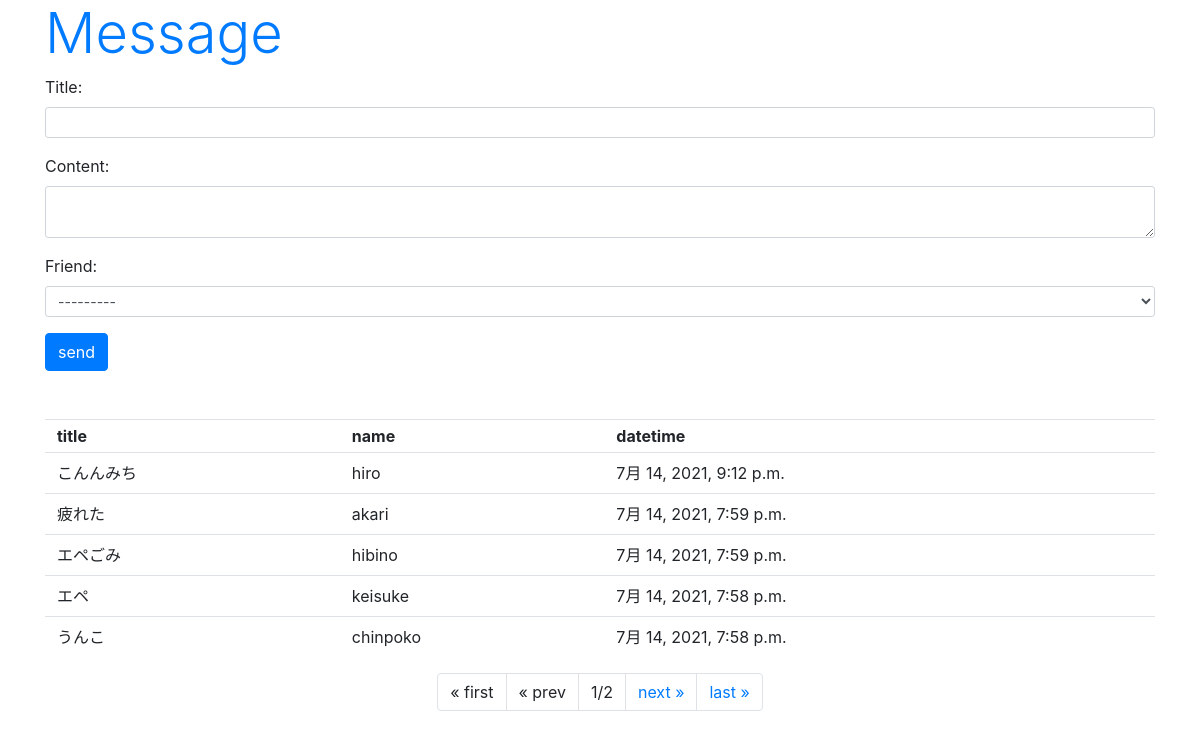
Page /hello/message/ on the committed database.
### hello/models.py (models this page shows, shortened)
class Message(models.Model):
  friend = models.ForeignKey(Friend, on_delete=models.CASCADE)
  title = models.CharField(max_length=100)
  content = models.CharField(max_length=300)
  pub_date = models.DateTimeField(auto_now_add=True)
  class Meta:
    ordering = ('pub_date',)

class Friend(models.Model):
  name = models.CharField(max_length=100, \
    validators=[number_onry])
  mail = models.EmailField(max_length=200)
  gender = models.BooleanField()
  age = models.IntegerField()
  birthday = models.DateField()
  def __str__(self):
    return '<Friend:id=' + str(self.id) + ', ' + \
      self.name + '(' + str(self.age) + ')>'

### hello/views.py (the view)
# urls.py: path('message/', views.message, name='message'),
def message(request, page=1):
  if(request.method == 'POST'):
    obj = Message()
    form = MessageForm(request.POST, instance=obj)
    form.save()
  data = Message.objects.all().reverse()
  paginator = Paginator(data, 5)
  params = {
    'title': 'Message',
    'form': MessageForm(),
    'data': paginator.get_page(page),
  }
  return render(request, 'hello/message.html', params)

### hello/forms.py
class MessageForm(forms.ModelForm):
  class Meta:
    model = Message
    fields = ['title', 'content','friend']
    widgets = {
      'title': forms.TextInput(attrs={'class':'form-control form-control-sm'}),
      'content': forms.Textarea(attrs={'class':'form-control form-control-sm', 'rows':2}),
      'friend': forms.Select(attrs={'class':'form-control form-control-sm'}),
    }

### hello/templates/hello/message.html (shortened to what this page needs)
{% load static %}
<!DOCTYPE html>
<html lang="ja">
<head>
  <link rel="stylesheet"
    href="https://stackpath.bootstrapcdn.com/bootstrap/4.3.1/css/bootstrap.min.css"
 />
</head>
<body class="container">
  <h1 class="display-4 text-primary">{{title}}</h1>
  <form action="{% url 'message' %}" method="post">
    {{ form.as_p }}
  <input type="submit" value="send" class="btn btn-primary">
  <table class="table">
    <tr>
      <th class="py-1">title</th>
      <th class="py-1">name</th>
      <th class="py-1">datetime</th>
    </tr>
  {% for item in data %}
    <tr>
      <td class="py-2">{{item.title}}</td>
      <td class="py-2">{{item.friend.name}}</td>
      <td class="py-2">{{item.pub_date}}</td>
    </tr>
  {% endfor %}
  </table>
  <ul class="pagination justify-content-center">
    {% if data.has_previous %}
    <li class="page-item">
      <a class="page-link" href="{% url 'message' %}">
        &laquo; first</a>
    </li>
    <li class="page-item">
      <a class="page-link" href="{% url 'message' %}{{data.previous_page_number}}">
        &laquo; prev</a>
    </li>
    {% else %}
    <li class="page-item">
      <a class="page-link">
        &laquo; first</a>
    </li>
    <li class="page-item">
      <a class="page-link">
        &laquo; prev</a>
    </li>
    {% endif %}
    <li class="page-item">
      <a class="page-link">{{data.number}}/{{data.paginator.num_pages}}</a>
    </li>
  {% if data.has_next %}
  <li class="page-item">
    <a class="page-link"
    href="{% url 'message' %}{{data.next_page_number }}">
      next &raquo;</a>
  </li>
  <li class="page-item">
    <a class="page-link"
    href="{% url 'message' %}{{data.paginator.num_pages }}">
      last &raquo;</a>
  </li>
  {% endif %}
  </ul>
</body>
</html>

### rows in the picture
Message: title "こんんみち", friend.name "hiro", pub_date "7月 14, 2021, 9:12 p.m."
Message: title "疲れた", friend.name "akari", pub_date "7月 14, 2021, 7:59 p.m."
Message: title "エペごみ", friend.name "hibino", pub_date "7月 14, 2021, 7:59 p.m."
Message: title "エペ", friend.name "keisuke", pub_date "7月 14, 2021, 7:58 p.m."
Message: title "うんこ", friend.name "chinpoko", pub_date "7月 14, 2021, 7:58 p.m."

### other values in the picture
{{ title }} "Message"
{{ data.number }} "1"
{{ data.paginator.num_pages }} "2"
